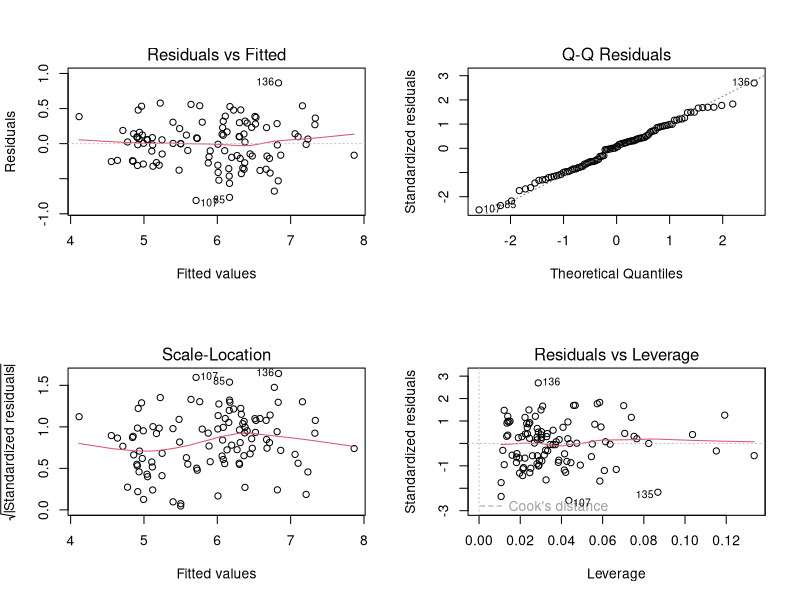

Generate this figure with R:
# iris dataset으로 회귀분석 : train /test로 데이터 분리해서 처리
head(iris, 3)
str(iris)
NROW(iris)

set.seed(12) 
sam_tt <- sample(1:nrow(iris), nrow(iris) * 0.7, replace = F)
NROW(sam_tt) #105
train <- iris[sam_tt, ] #모델 학습용 데이터 train data
test <- iris[-sam_tt, ] #모델 검정용 데이터 test data
dim(train) #105   5
dim(test) #45  5
head(train,5)

#모델 작성
model <- lm(Sepal.Length ~ Sepal.Width +Petal.Length +Petal.Width, data = train)#train으로 학습
summary(model) #p-value: < 2.2e-16 < 0.05, Adjusted R-squared:  0.8455 

library(car)
#다중공선성
vif(model) #10을 넘으면 다중공선성을 의심해야 한다.
# Sepal.Width Petal.Length  Petal.Width 
# 1.337277    15.137142    14.014160    의심

#시각화
par(mfrow=c(2,2))
plot(model)

#정규성
shapiro.test(model$residuals) #p-value = 0.8316 > 0.05 만족

#독립성
durbinWatsonTest(model) # D-W Statistic   2.496394
# lag Autocorrelation D-W Statistic p-value
# 1      -0.2498465      2.496394   0.006

# 등분산성
ncvTest(model) #p = 0.12729 > 0.05 만족

#검정
pred <- predict(model, test) #test로 검정정
pred

cat('실제값 : ' , test[, 1], 5)
cat('예측값 : ' , pred[1:5])

#...